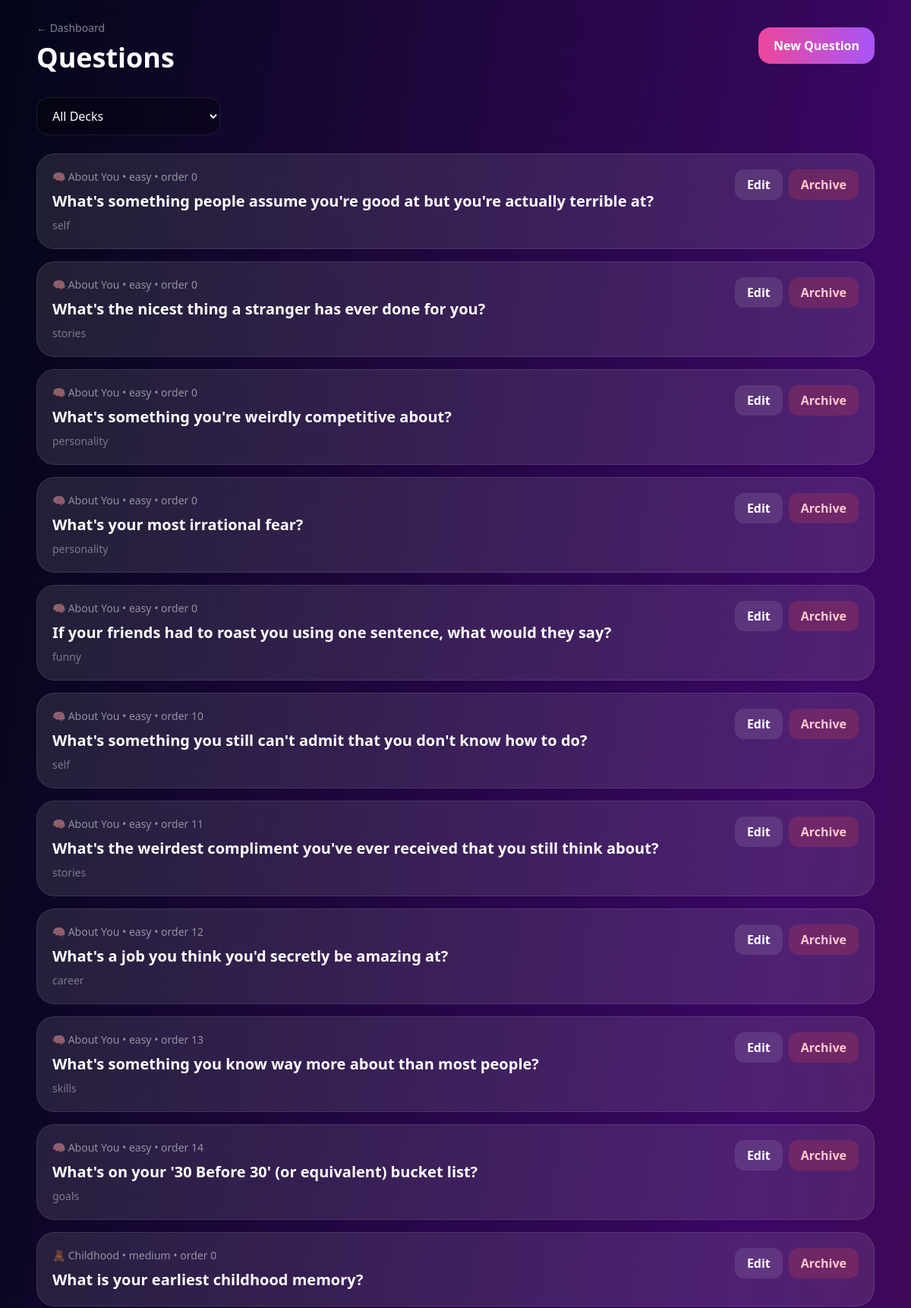
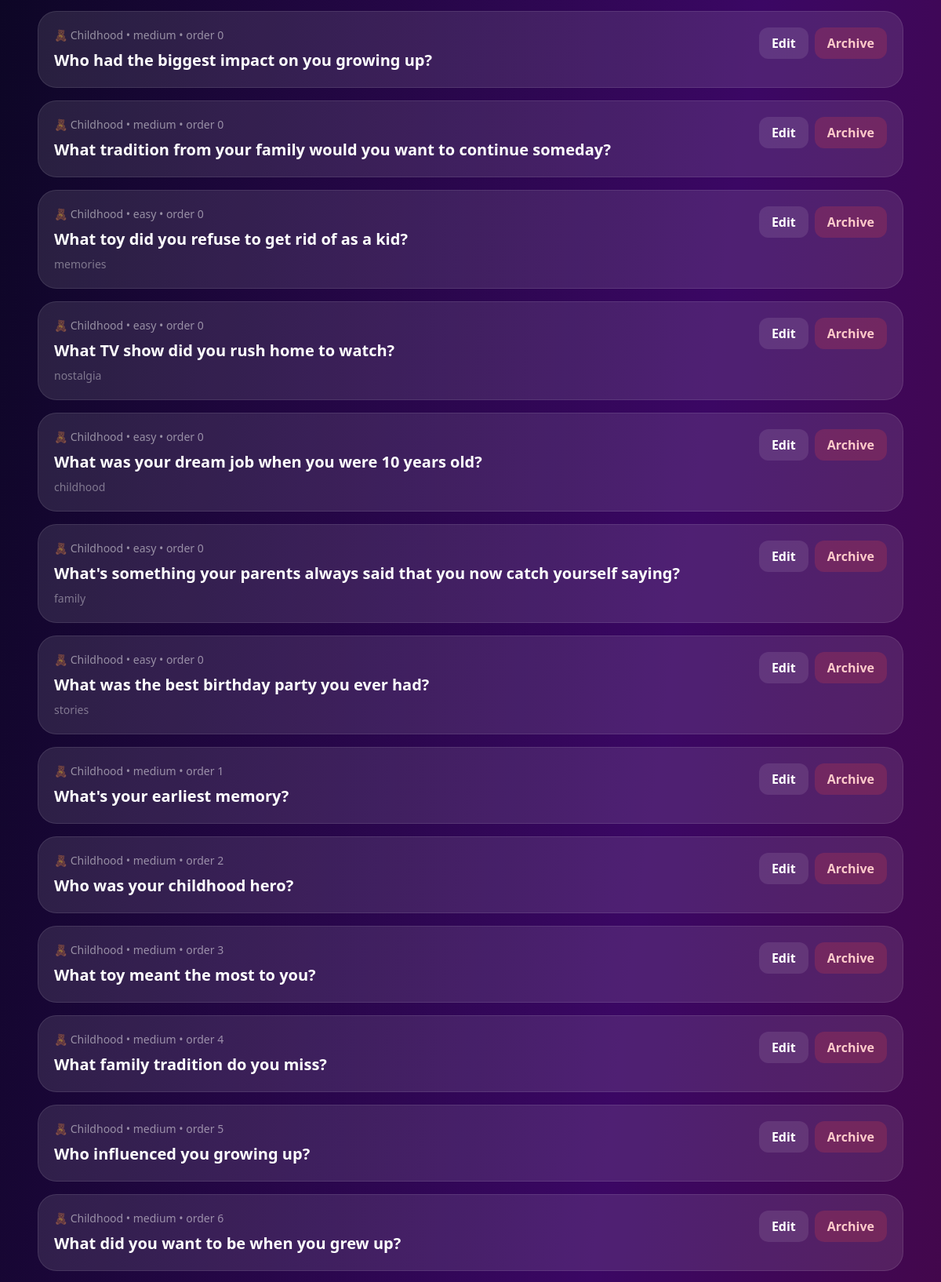
/admin/questions (signed in, upper part), run on the app's committed database (2 pictures, top to bottom).
### app/models/question.py (models this page shows, shortened)
class Question(db.Model):
    __tablename__ = "questions"
    id = db.Column(db.Integer, primary_key=True)
    deck_id = db.Column(
        db.String(80),
        db.ForeignKey("decks.id"),
        nullable=False,
        index=True
    )
    text = db.Column(db.Text, nullable=False)
    level = db.Column(db.String(40), nullable=False, default="general")
    tags = db.Column(db.JSON, nullable=False, default=list)
    is_active = db.Column(db.Boolean, nullable=False, default=True, index=True)
    is_nsfw = db.Column(db.Boolean, nullable=False, default=False)
    sort_order = db.Column(db.Integer, nullable=False, default=0)
    created_at = db.Column(db.DateTime, nullable=False, default=datetime.utcnow)
    updated_at = db.Column(
        db.DateTime,
        nullable=False,
        default=datetime.utcnow,
        onupdate=datetime.utcnow
    )
    deck = db.relationship("Deck", back_populates="questions")

### app/models/deck.py (models this page shows, shortened)
class Deck(db.Model):
    __tablename__ = "decks"
    id = db.Column(db.String(80), primary_key=True)
    name = db.Column(db.String(120), nullable=False)
    emoji = db.Column(db.String(20), nullable=False)
    primary_color = db.Column(db.String(20), nullable=False, default="#EC4899")
    secondary_color = db.Column(db.String(20), nullable=True)
    description = db.Column(db.Text, nullable=True)
    is_nsfw = db.Column(db.Boolean, nullable=False, default=False)
    is_active = db.Column(db.Boolean, nullable=False, default=True)
    sort_order = db.Column(db.Integer, nullable=False, default=0)
    created_at = db.Column(db.DateTime, nullable=False, default=datetime.utcnow)
    updated_at = db.Column(
        db.DateTime,
        nullable=False,
        default=datetime.utcnow,
        onupdate=datetime.utcnow
    )
    questions = db.relationship(
        "Question",
        back_populates="deck",
        cascade="all, delete-orphan",
        lazy="selectin"
    )

### app/routes/admin_web.py (the view)
@admin_web_bp.get("/questions")
@admin_required
def questions():
    deck_id = request.args.get("deck_id")
    decks = Deck.query.order_by(Deck.sort_order, Deck.name).all()
    query = Question.query
    if deck_id:
        query = query.filter_by(deck_id=deck_id)
    questions = query.order_by(Question.deck_id, Question.sort_order, Question.id).all()
    return render_template(
        "admin/questions.html",
        questions=questions,
        decks=decks,
        selected_deck_id=deck_id,
    )

### app/routes/admin_web.py (called while the page is built)
def admin_required(fn):
    @wraps(fn)
    @login_required
    def wrapper(*args, **kwargs):
        if not current_user.is_admin:
            abort(403)
        return fn(*args, **kwargs)
    return wrapper

### app/templates/admin/questions.html (shortened to what this page needs)
{% extends "base.html" %}
{% block body %}
<div class="max-w-6xl mx-auto p-6">
  <header class="flex items-center justify-between mb-8">
    <div>
      <a href="{{ url_for('admin_web.dashboard') }}" class="text-white/50 text-sm">← Dashboard</a>
      <h1 class="text-4xl font-bold mt-2">Questions</h1>
    </div>
    <a href="{{ url_for('admin_web.new_question') }}"
       class="rounded-2xl bg-gradient-to-r from-pink-500 to-purple-500 px-5 py-3 font-bold">
      New Question
    </a>
  </header>
  <form method="get" class="mb-6">
    <select name="deck_id" onchange="this.form.submit()"
      class="rounded-2xl bg-black/30 border border-white/10 px-4 py-3">
      <option value="">All Decks</option>
    </select>
  </form>
  <div class="space-y-4">
    {% for question in questions %}
      <div class="rounded-3xl bg-white/10 border border-white/10 p-5">
        <div class="flex justify-between gap-4">
          <div>
            <p class="text-white/50 text-sm">
              {{ question.deck.emoji }} {{ question.deck.name }} • {{ question.level }} • order {{ question.sort_order }}
            </p>
            <h2 class="text-xl font-bold mt-2">{{ question.text }}</h2>
            {% if question.tags %}
              <p class="text-white/40 text-sm mt-2">{{ question.tags | join(", ") }}</p>
            {% endif %}
          </div>
          <div class="flex gap-2 shrink-0">
            <a href="{{ url_for('admin_web.edit_question', question_id=question.id) }}"
              class="rounded-xl bg-white/10 px-4 py-2 font-semibold h-fit">
              Edit
            </a>
            <form method="post" action="{{ url_for('admin_web.delete_question', question_id=question.id) }}">
              <button class="rounded-xl bg-red-500/20 text-red-200 px-4 py-2 font-semibold">
                Archive
              </button>
            </form>
          </div>
        </div>
      </div>
    {% else %}
      <p class="text-white/60">No questions yet.</p>
    {% endfor %}
  </div>
</div>
{% endblock %}

### app/templates/base.html (shortened to what this page needs)
<!doctype html>
<html lang="en">
<head>
  <script src="https://cdn.tailwindcss.com"></script>
</head>
<body class="min-h-screen bg-slate-950 text-white">
  <div class="fixed inset-0 -z-10 bg-gradient-to-br from-slate-950 via-purple-950 to-pink-950"></div>
  {% block body %}{% endblock %}
</body>
</html>

### data on the page
Question: deck.emoji "🧠", deck.name "About You", level "easy", sort_order "0", text "What's something people assume you're good at but you're actually terrible at?", tags "self"
Question: deck.emoji "🧠", deck.name "About You", level "easy", sort_order "0", text "What's the nicest thing a stranger has ever done for you?", tags "stories"
Question: deck.emoji "🧠", deck.name "About You", level "easy", sort_order "0", text "What's something you're weirdly competitive about?", tags "personality"
Question: deck.emoji "🧠", deck.name "About You", level "easy", sort_order "0", text "What's your most irrational fear?", tags "personality"
Question: deck.emoji "🧠", deck.name "About You", level "easy", sort_order "0", text "If your friends had to roast you using one sentence, what would they say?", tags "funny"
Question: deck.emoji "🧠", deck.name "About You", level "easy", sort_order "10", text "What's something you still can't admit that you don't know how to do?", tags "self"
Question: deck.emoji "🧠", deck.name "About You", level "easy", sort_order "11", text "What's the weirdest compliment you've ever received that you still think about?", tags "stories"
Question: deck.emoji "🧠", deck.name "About You", level "easy", sort_order "12", text "What's a job you think you'd secretly be amazing at?", tags "career"
Question: deck.emoji "🧠", deck.name "About You", level "easy", sort_order "13", text "What's something you know way more about than most people?", tags "skills"
Question: deck.emoji "🧠", deck.name "About You", level "easy", sort_order "14", text "What's on your '30 Before 30' (or equivalent) bucket list?", tags "goals"
Question: deck.emoji "🧸", deck.name "Childhood", level "medium", sort_order "0", text "What is your earliest childhood memory?"
Question: deck.emoji "🧸", deck.name "Childhood", level "medium", sort_order "0", text "Who had the biggest impact on you growing up?"
Question: deck.emoji "🧸", deck.name "Childhood", level "medium", sort_order "0", text "What tradition from your family would you want to continue someday?"
Question: deck.emoji "🧸", deck.name "Childhood", level "easy", sort_order "0", text "What toy did you refuse to get rid of as a kid?", tags "memories"
Question: deck.emoji "🧸", deck.name "Childhood", level "easy", sort_order "0", text "What TV show did you rush home to watch?", tags "nostalgia"
Question: deck.emoji "🧸", deck.name "Childhood", level "easy", sort_order "0", text "What was your dream job when you were 10 years old?", tags "childhood"
Question: deck.emoji "🧸", deck.name "Childhood", level "easy", sort_order "0", text "What's something your parents always said that you now catch yourself saying?", tags "family"
Question: deck.emoji "🧸", deck.name "Childhood", level "easy", sort_order "0", text "What was the best birthday party you ever had?", tags "stories"
Question: deck.emoji "🧸", deck.name "Childhood", level "medium", sort_order "1", text "What's your earliest memory?"
Question: deck.emoji "🧸", deck.name "Childhood", level "medium", sort_order "2", text "Who was your childhood hero?"
Question: deck.emoji "🧸", deck.name "Childhood", level "medium", sort_order "3", text "What toy meant the most to you?"
Question: deck.emoji "🧸", deck.name "Childhood", level "medium", sort_order "4", text "What family tradition do you miss?"
Question: deck.emoji "🧸", deck.name "Childhood", level "medium", sort_order "5", text "Who influenced you growing up?"
Question: deck.emoji "🧸", deck.name "Childhood", level "medium", sort_order "6", text "What did you want to be when you grew up?"
